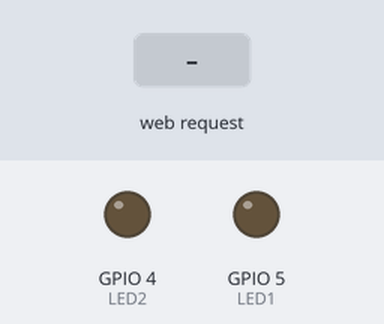
Simulated run of this sketch. Board: ESP8266 (NodeMCU). On the bench: output pins drawn as LEDs (lit = HIGH). The test bench sets the inputs (shaded band). WiFi joins after 1.5 s; servers stay silent unless stated; what the sketch prints to the serial monitor is not drawn.

Above: at 4.7 s.
4.8 s: HTTP request GET /LED/1/ON received
At 5.5 s:
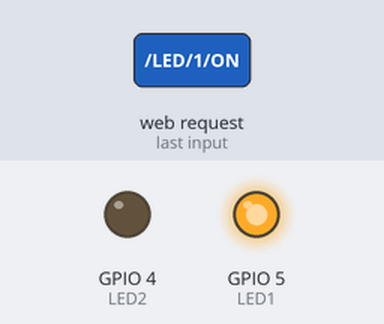
6.3 s: HTTP request GET /LED/2/ON received
At 6.7 s:
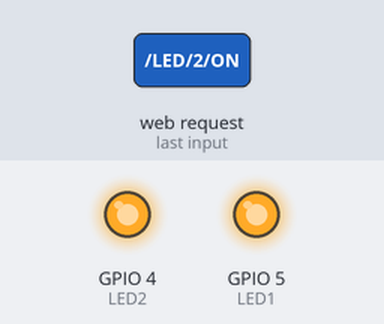
7.8 s: HTTP request GET /LED/1/OFF received
At 9.0 s:
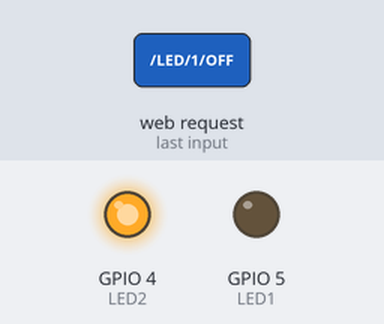
9.3 s: HTTP request GET /LED/2/OFF received
At 10.2 s:
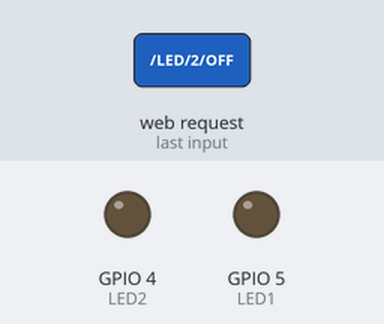
Timing chart, 0 to 11.8 s (numbered marks = the images above; inputs shaded):
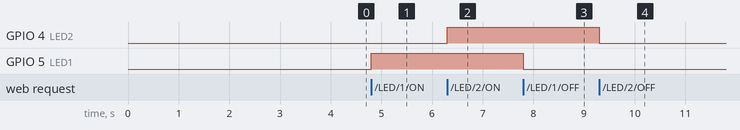

The sketch:

Web_Client.ino
```cpp
#include <stdio.h>
#include <ESP8266WebServer.h>

#define server http_rest_server
#define HTTP_REST_PORT 80

#define LED1 5 // D1
#define LED2 4 // D2

char* ssid = "AndroidAP7AC7";
char* pass = "abcdefgh";
char* json = "abcdefghijklmnopqrstuvwxyz";

int sled1 = 0, sled2 = 0;

ESP8266WebServer server(HTTP_REST_PORT);

void refresh() {
  sprintf(json, "{\"LED1\":\"%d\", \"LED2\":\"%d\"}", sled1, sled2);
  server.send(200, "application/json", json);
}

void led1on() {
  Serial.println("HTTP GET called on LED-1-ON");
  digitalWrite(LED1, HIGH); sled1 = 1; refresh();
}

void led1off() {
  Serial.println("HTTP GET called on LED-1-OFF");
  digitalWrite(LED1, LOW); sled1 = 0; refresh();
}

void led2on() {
  Serial.println("HTTP GET called on LED-1-ON");
  digitalWrite(LED2, HIGH); sled2 = 1; refresh();
}

void led2off() {
  Serial.println("HTTP GET called on LED-1-OFF");
  digitalWrite(LED2, LOW); sled2 = 0; refresh();
}

void route() {
  server.on("/", HTTP_GET, refresh);
  server.on("/LED/1/ON", HTTP_GET, led1on);
  server.on("/LED/1/OFF", HTTP_GET, led1off);
  server.on("/LED/2/ON", HTTP_GET, led2on);
  server.on("/LED/2/OFF", HTTP_GET, led2off);
}

void setup(void) {
  pinMode(LED1, OUTPUT); digitalWrite(LED1, LOW);
  pinMode(LED2, OUTPUT); digitalWrite(LED2, LOW);
  delay(1000);

  Serial.begin(115200);
  Serial.print("Connecting to: ");
  Serial.println(ssid);

  WiFi.mode(WIFI_STA); WiFi.begin(ssid, pass);
  while(WiFi.status() != WL_CONNECTED) { Serial.print("*"); delay(500); }

  Serial.print("\nConnected to Wi-Fi: "); Serial.println(WiFi.SSID());
  Serial.print("The URL of ESP8266 Web Server is: http://"); Serial.println(WiFi.localIP());
  delay(1000);
  route(); server.begin();

  Serial.println("HTTP REST Server Live");
}

void loop(void) {
  server.handleClient();
}
```

Measured:
- after the input at 4.8 s, GPIO 5 (LED1): LOW → HIGH at once
- after the input at 6.3 s, GPIO 4 (LED2): LOW → HIGH at once
- after the input at 7.8 s, GPIO 5 (LED1): HIGH → LOW at once
- after the input at 9.3 s, GPIO 4 (LED2): HIGH → LOW at once
